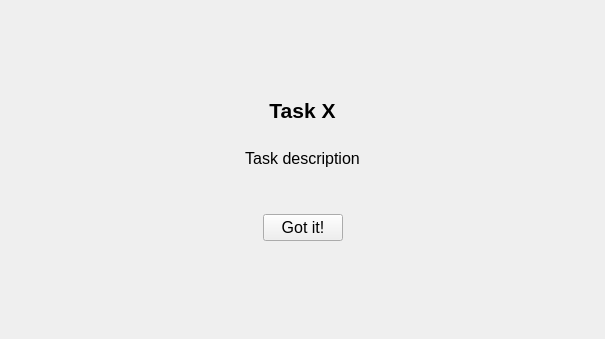
<?xml version="1.0" encoding="UTF-8"?>
<ui version="4.0">
 <class>Form</class>
 <widget class="QWidget" name="Form">
  <property name="geometry">
   <rect>
    <x>0</x>
    <y>0</y>
    <width>605</width>
    <height>339</height>
   </rect>
  </property>
  <property name="windowTitle">
   <string>Form</string>
  </property>
  <layout class="QHBoxLayout" name="horizontalLayout">
   <item>
    <layout class="QVBoxLayout" name="verticalLayout">
     <property name="leftMargin">
      <number>40</number>
     </property>
     <property name="topMargin">
      <number>0</number>
     </property>
     <property name="rightMargin">
      <number>40</number>
     </property>
     <item>
      <layout class="QVBoxLayout" name="verticalLayout_2">
       <item>
        <spacer name="verticalSpacer">
         <property name="orientation">
          <enum>Qt::Vertical</enum>
         </property>
         <property name="sizeHint" stdset="0">
          <size>
           <width>20</width>
           <height>40</height>
          </size>
         </property>
        </spacer>
       </item>
       <item>
        <widget class="QLabel" name="header">
         <property name="font">
          <font>
           <pointsize>16</pointsize>
           <weight>75</weight>
           <bold>true</bold>
          </font>
         </property>
         <property name="text">
          <string>Task X</string>
         </property>
         <property name="alignment">
          <set>Qt::AlignCenter</set>
         </property>
        </widget>
       </item>
       <item>
        <spacer name="verticalSpacer_3">
         <property name="orientation">
          <enum>Qt::Vertical</enum>
         </property>
         <property name="sizeType">
          <enum>QSizePolicy::Fixed</enum>
         </property>
         <property name="sizeHint" stdset="0">
          <size>
           <width>20</width>
           <height>20</height>
          </size>
         </property>
        </spacer>
       </item>
       <item>
        <widget class="QLabel" name="description">
         <property name="font">
          <font>
           <pointsize>12</pointsize>
          </font>
         </property>
         <property name="text">
          <string>Task description</string>
         </property>
         <property name="alignment">
          <set>Qt::AlignCenter</set>
         </property>
         <property name="wordWrap">
          <bool>true</bool>
         </property>
        </widget>
       </item>
       <item>
        <spacer name="verticalSpacer_2">
         <property name="orientation">
          <enum>Qt::Vertical</enum>
         </property>
         <property name="sizeType">
          <enum>QSizePolicy::Fixed</enum>
         </property>
         <property name="sizeHint" stdset="0">
          <size>
           <width>20</width>
           <height>40</height>
          </size>
         </property>
        </spacer>
       </item>
       <item>
        <layout class="QHBoxLayout" name="horizontalLayout_4">
         <item>
          <spacer name="horizontalSpacer">
           <property name="orientation">
            <enum>Qt::Horizontal</enum>
           </property>
           <property name="sizeHint" stdset="0">
            <size>
             <width>40</width>
             <height>20</height>
            </size>
           </property>
          </spacer>
         </item>
         <item>
          <widget class="QPushButton" name="send">
           <property name="enabled">
            <bool>true</bool>
           </property>
           <property name="font">
            <font>
             <pointsize>12</pointsize>
            </font>
           </property>
           <property name="text">
            <string>Got it!</string>
           </property>
          </widget>
         </item>
         <item>
          <spacer name="horizontalSpacer_2">
           <property name="orientation">
            <enum>Qt::Horizontal</enum>
           </property>
           <property name="sizeHint" stdset="0">
            <size>
             <width>40</width>
             <height>20</height>
            </size>
           </property>
          </spacer>
         </item>
        </layout>
       </item>
       <item>
        <spacer name="verticalSpacer_5">
         <property name="orientation">
          <enum>Qt::Vertical</enum>
         </property>
         <property name="sizeHint" stdset="0">
          <size>
           <width>20</width>
           <height>40</height>
          </size>
         </property>
        </spacer>
       </item>
      </layout>
     </item>
    </layout>
   </item>
  </layout>
 </widget>
 <resources/>
 <connections/>
</ui>
